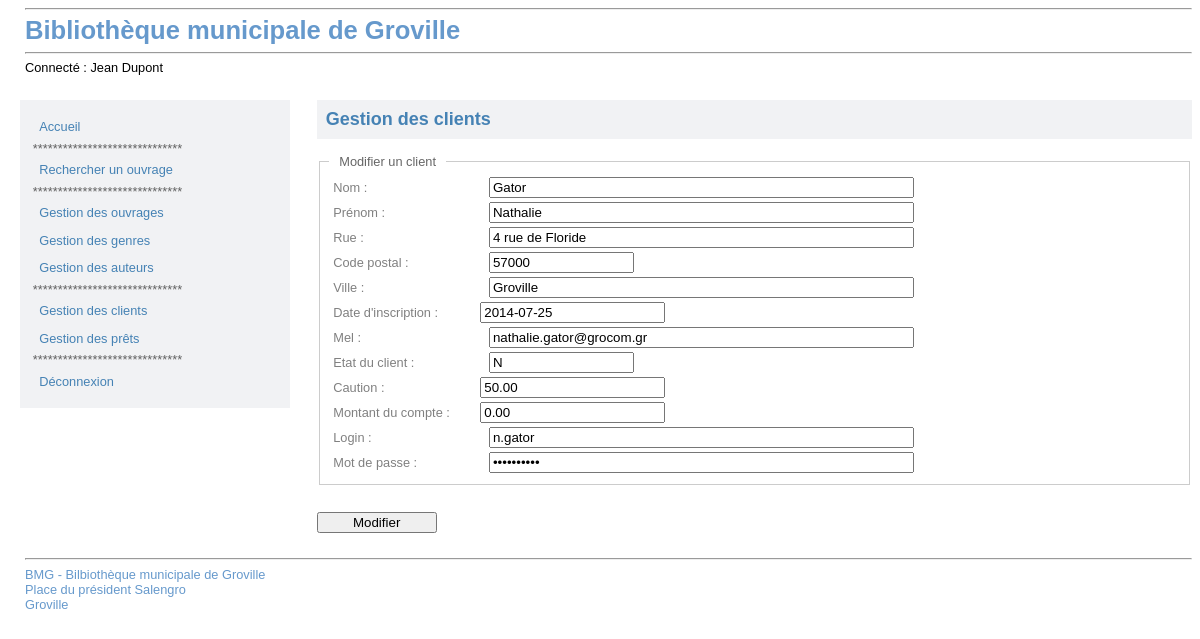
The page /index.php?uc=gererClients&action=modifierClient&option=saisirClient&id=4 on the database its author committed.
### tables this page shows
CREATE TABLE IF NOT EXISTS `client` (
  `no_client` int(11) NOT NULL AUTO_INCREMENT,
  `nom_client` varchar(50) NOT NULL,
  `prenom` varchar(50) NOT NULL,
  `rue_client` varchar(50) DEFAULT NULL,
  `code_post` char(5) NOT NULL,
  `ville` varchar(50) NOT NULL,
  `date_inscr` date NOT NULL,
  `login` varchar(50) DEFAULT NULL,
  `password` varchar(10) DEFAULT NULL,
  `mel` varchar(128) DEFAULT NULL,
  `etat_client` char(1) NOT NULL DEFAULT 'N',
  `caution` decimal(5,2) NOT NULL DEFAULT '50.00',
  `caution_encaissee` bit(1) NOT NULL DEFAULT b'0',
  `montant_compte` decimal(7,2) NOT NULL DEFAULT '0.00',
  PRIMARY KEY (`no_client`)
);

### modele/ClientDal.class.php (called while the page is built, shortened)
<?php
require_once ('PdoDao.class.php');
class ClientDal {
    public static function loadClientById($id) {
        $cnx = new PdoDao();
        $qry =  "SELECT no_client as ID, "
            . "nom_client as Nom, "
            . "prenom, "
            . "rue_client, "
            . "code_post, "
            . "ville, "
            . "date_inscr, "
            . "login, "
            . "password, "
            . "mel, "
            . "etat_client, "
            . "caution, "
            . "caution_encaissee, "
            . "montant_compte "
            . "FROM client "
            . "WHERE no_client = ?";
        $res = $cnx->getRows($qry, array($id), 1);
        if (!empty($res)) {
            return new Client($id,
              $res[0]->Nom,
              $res[0]->prenom,
              $res[0]->rue_client,
              $res[0]->code_post,
              $res[0]->ville,
              $res[0]->date_inscr,
              $res[0]->mel,
              $res[0]->etat_client,
              $res[0]->montant_compte,
              $res[0]->login,
              $res[0]->password,
              $res[0]->caution,
              $res[0]->caution_encaissee);
        }
        else {
            return NULL;
        }
    }
}
?>

### modele/PdoDao.class.php (called while the page is built, shortened)
<?php
class PdoDao extends PDO {
    public function getRows($sql, $params, $style) {
        try {
            $res = $this->prepare($sql);
            $res->execute($params);
        }
        catch (PDOException $e) {
            return $e;
        }
        if ($res) {
            if ($style) {
                return $res->fetchAll(PDO::FETCH_CLASS, 'ArrayObject');
            }
            else {
                return $res->fetchAll();
            }
        }
        else {
            return NULL;
        }
    }
}

### include/_reference.lib.php (called while the page is built, shortened)
<?php
class Client {
    private $_id;
    private $_nom;
    private $_prenom;
    private $_rue;
    private $_codePost;
    private $_ville;
    private $_login;
    private $_password;
    private $_mel;
    private $_etat_client;
    private $_caution;
    public function getId() {
        return $this->_id;
    }
    public function getNom() {
        return $this->_nom;
    }
    public function getPrenom() {
        return $this->_prenom;
    }
    public function getRue() {
        return $this->_rue;
    }
    public function getCodePost() {
        return $this->_codePost;
    }
    public function getVille() {
        return $this->_ville;
    }
    public function getDateInscr() {
        return $this->_dateInscr;
    }
    public function getLogin() {
        return $this->_login;
    }
    public function getPassword() {
        return $this->_password;
    }
    public function getMel() {
        return $this->_mel;
    }
    public function getEtatClient() {
        return $this->_etat_client;
    }
    public function getCaution() {
        return $this->_caution;
    }
    public function getMontantCompte() {
        return $this->_montantCompte;
    }
    public function setId($p_Id) {
        $this->_id = $p_Id;
    }
    public function setNom($p_Nom) {
        $this->_nom = $p_Nom;
    }
    public function setPrenom($p_Prenom) {
        $this->_prenom = $p_Prenom;
    }
    public function setRue($p_Rue) {
        $this->_rue = $p_Rue;
    }
    public function setCodePost($p_CodePost) {
        $this->_codePost = $p_CodePost;
    }
    public function setVille($p_Ville) {
        $this->_ville = $p_Ville;
    }
    public function setDateInscr($p_Date_Inscr) {
        $this->_dateInscr = $p_Date_Inscr;
    }
    public function setLogin($p_Login) {
        $this->_login = $p_Login;
    }
    public function setPassword($p_Password) {
        $this->_password = $p_Password;
    }
    public function setMel($p_Mel) {
        $this->_mel = $p_Mel;
    }
    public function setEtatClient($p_Etat_Client) {
        $this->_etat_client = $p_Etat_Client;
    }
    public function setCaution($p_Caution) {
        $this->_caution = $p_Caution;
    }
    public function setMontantCompte($p_Montant_Compte) {
        $this->_montantCompte = $p_Montant_Compte;
    }
}

### vues/v_modifierClient.php (the view, shortened to what this page needs)
<div id="content">
    <h2>Gestion des clients</h2>
    <div id="object-list">
        <form action="index.php?uc=gererClients&action=modifierClient&option=validerClient&id=<?php echo $leClient->getId() ?>" method="post" enctype="multipart/form-data">
            <div class="corps-form">
                <fieldset>
                    <legend>Modifier un client</legend>
                    <table>
                        <tr>
                            <td>
                                <label for="txtNom">
                                    Nom :
                                </label>
                            </td>
                            <td>
                                <input
                                    type="text" id="txtNom"
                                    name="txtNom"
                                    size="50" maxlength="50"
                                    value="<?php echo $leClient->getNom() ?>"
                                />
                            </td>
                        </tr>
                        <tr>
                            <td>
                                <label for="txtPrenom">
                                    Prénom :
                                </label>
                            </td>
                            <td>
                                <input
                                    type="text" id="txtPrenom"
                                    name="txtPrenom"
                                    size="50" maxlength="50"
                                    value="<?php echo $leClient->getPrenom() ?>"
                                />
                            </td>
                        </tr>
                        <tr>
                            <td>
                                <label for="txtRue">
                                    Rue :
                                </label>
                            </td>
                            <td>
                                <input
                                    type="text" id="txtRue"
                                    name="txtRue"
                                    size="50" maxlength="50"
                                    value="<?php echo $leClient->getRue() ?>"
                                />
                            </td>
                        </tr>
                        <tr>
                            <td>
                                <label for="txtCP">
                                    Code postal :
                                </label>
                            </td>
                            <td>
                                <input
                                    type="text" id="txtCP"
                                    name="txtCP"
                                    size="15" maxlength="5"
                                    value="<?php echo $leClient->getCodePost() ?>"
                                />
                            </td>
                        </tr>
                        <tr>
                            <td>
                                <label for="txtVille">
                                    Ville :
                                </label>
                            </td>
                            <td>
                                <input
                                    type="text" id="txtVille"
                                    name="txtVille"
                                    size="50" maxlength="50"
                                    value="<?php echo $leClient->getVille() ?>"
                                />
                            </td>
                        </tr>
                        <tr>
                            <td>
                                <label for="dateInscr">
                                    Date d'inscription :
                                </label>
                            </td>
                            <td>
                                <input
                                    type="datetime" id="dateInscr"
                                    name="dateInscr"
                                    value="<?php echo $leClient->getDateInscr() ?>"
                                />
                            </td>
                        </tr>
                        <tr>
                            <td>
                                <label for="txtMel">
                                    Mel :
                                </label>
                            </td>
                            <td>
                                <input
                                    type="text" id="txtMel"
                                    name="txtMel"
                                    size="50" maxlength="128"
                                    value="<?php echo $leClient->getMel() ?>"
                                />
                            </td>
                        </tr>
                        <tr>
                            <td>
                                <label for="txtEtat">
                                    Etat du client :
                                </label>
                            </td>
                            <td>
                                <input
                                    type="text" id="txtEtat"
                                    name="txtEtat"
                                    size="15" maxlength="1"
                                    value="<?php echo $leClient->getEtatClient() ?>"
                                />
                            </td>
                        </tr>
                        <tr>
                            <td>
                                <label for="txtCaution">
                                    Caution :
                                </label>
                            </td>
                            <td>
                                <input
                                    type="number" step="1"
                                    id="txtCaution" name="txtCaution"
                                    min="0,00" max="1000,00"
                                    value="<?php echo $leClient->getCaution() ?>"
                                />
                            </td>
                        </tr>
                        <tr>
                            <td>
                                <label for="txtMontant">
                                    Montant du compte :
                                </label>
                            </td>
                            <td>
                                <input
                                    type="number" step="1"
                                    id="txtMontant" name="txtMontant"
                                    min="0,00" max="1000,00"
                                    value="<?php echo $leClient->getMontantCompte() ?>"
                                />
                            </td>
                        </tr>
                        <tr>
                            <td>
                                <label for="txtLogin">
                                    Login :
                                </label>
                            </td>
                            <td>
                                <input
                                    type="text" id="txtLogin"
                                    name="txtLogin"
                                    size="50" maxlength="50"
                                    value="<?php echo $leClient->getLogin() ?>"
                                />
                            </td>
                        </tr>
                        <tr>
                            <td>
                                <label for="txtMdp">
                                    Mot de passe :
                                </label>
                            </td>
                            <td>
                                <input
                                    type="password" id="txtMdp"
                                    name="txtMdp"
                                    size="50" maxlength="10"
                                    value="<?php echo $leClient->getPassword() ?>"
                                />
                            </td>
                        </tr>
                    </table>
                </fieldset>
            </div>
            <div class="pied-form">
                <p>
                    <input id="cmdValider" name="cmdValider"
                           type="submit"
                           value="Modifier"
                           />
                </p>
            </div>
        </form>
    </div>
</div>

### styles/screen.css (style rules this page uses)
﻿ h1, h2, h3 { color: #4582B4; font-weight: bold; }
h2 { font-size: 1em; background-color: #f1f2f4; padding: 0.5em; }
fieldset { margin-bottom: 10px; border: #CCC 1px solid; }
fieldset legend { padding: 0 10px 0 10px; color: #666; }
label { color: Gray; width: 120px; }
input[type=radio], input[type=text], input[type=password], input[type=checkbox], input[type=date], select, option, textarea { margin-left: 30px; }
input[type=submit], input[type=reset] { margin-top: 15px; width: 120px; cursor: pointer; }
body { margin-left: 20px; font-family: Verdana, Geneva, Arial, Helvetica, sans-serif; font-size: 0.8em; }
#content { border: none; padding-left: 1.3em; background-color: white; margin-left: 280px; min-height:27em; }
#content h2 { font-size: large; text-align: left; margin: 0; margin-bottom: 0.5em; }
.corps-form { margin-top: 15px; }
.pied-form { text-align: left ; margin-top: 0em; }
#object-list { margin : 10px 0 10px 0; }
#object-list td { padding: 1px 5px 1px 2px; }

### rows shown on the page
client: txtNom "Gator", txtPrenom "Nathalie", txtRue "4 rue de Floride", txtCP "57000", txtVille "Groville", dateInscr "2014-07-25", txtMel "nathalie.gator@grocom.gr", txtEtat "N", txtCaution "50.00", txtMontant "0.00", txtLogin "n.gator"

### other values the page prints
$_SESSION['prenom'] "Jean"
$_SESSION['nom'] "Dupont"
